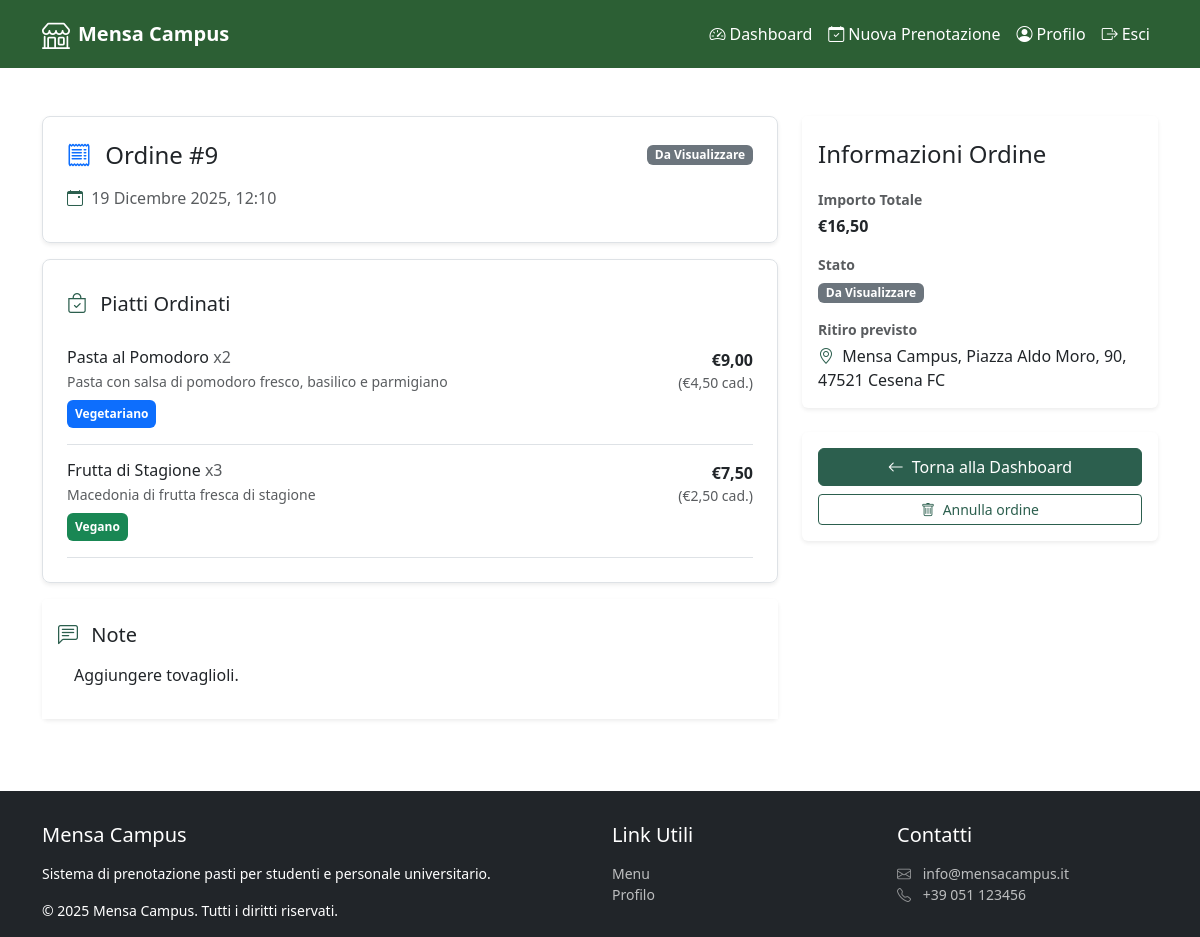
The page /single-order.php?reservation_id=9 (signed in) on the database its author committed.
### tables this page shows
CREATE TABLE reservations (
    reservation_id INT NOT NULL AUTO_INCREMENT,
    total_amount DECIMAL(8,2) NOT NULL,
    date_time DATETIME NOT NULL,
    notes TEXT COMMENT 'Note aggiuntive inserite dall’utente',
    status ENUM(
        'Da Visualizzare',
        'In Preparazione',
        'Pronto al ritiro',
        'Completato',
        'Annullato'
    ) NOT NULL DEFAULT 'Da Visualizzare',
    user_id INT NOT NULL,
    PRIMARY KEY (reservation_id),
    CONSTRAINT fk_reservations_user
        FOREIGN KEY (user_id)
        REFERENCES users(user_id)
);

CREATE TABLE reservation_dishes (
    reservation_id INT NOT NULL,
    dish_id INT NOT NULL,
    quantity INT NOT NULL,
    PRIMARY KEY (reservation_id, dish_id),
    CONSTRAINT fk_reservation_dishes_reservation
        FOREIGN KEY (reservation_id)
        REFERENCES reservations(reservation_id),
    CONSTRAINT fk_reservation_dishes_dish
        FOREIGN KEY (dish_id)
        REFERENCES dishes(dish_id)
);

CREATE TABLE dishes (
    dish_id INT NOT NULL AUTO_INCREMENT,
    name VARCHAR(50) NOT NULL,
    description VARCHAR(255) NOT NULL,
    price DECIMAL(6,2) NOT NULL,
    stock INT NOT NULL,
    image VARCHAR(255) NOT NULL,
    calories INT NOT NULL,
    category_id INT NOT NULL,
    PRIMARY KEY (dish_id),
    CONSTRAINT fk_dishes_category
        FOREIGN KEY (category_id)
        REFERENCES categories(category_id)
);

### single-order.php (called while the page is built, shortened)
<?php
require_once 'bootstrap.php';
$templateParams["titolo"] = "Mensa Campus - Singolo Ordine";
$templateParams["nav_items"] = array(
    getNewNavItem("Dashboard", "user-dashboard.php", "bi bi-speedometer2"),
    getNewNavItem("Nuova Prenotazione", "user-bookings.php", "bi bi-calendar-check"),
    getNewNavItem("Profilo", "user-profile.php", "bi bi-person-circle"),
    getNewNavItem("Esci", "logout.php", "bi bi-box-arrow-right")
);
$templateParams["link_utili"][] = array(
    "name" => "Menu",
    "link" => "menu.php",
);
$templateParams["link_utili"][] = array(
    "name" => "Profilo",
    "link" => "user-profile.php",
);
$reservationId = isset($_GET["reservation_id"]) ? (int)$_GET["reservation_id"] : 0;
$userId = (int)$_SESSION["user_id"];
$reservation = $dbh->getReservationById($reservationId, $userId);
$items = $dbh->getReservationItemsDetailed($reservationId);
$tagsMap = $dbh->getDietaryTagsForReservation($reservationId);
$templateParams["reservation"] = $reservation;
$templateParams["items"] = $items;
$templateParams["tagsMap"] = $tagsMap;
$templateParams["content"] = "template/single-order-content.php";
require 'template/base-user.php';
?>

### db/database.php (called while the page is built, shortened)
<?php
class DatabaseHelper {
    private $db;
    public function __construct($servername, $username, $password, $dbname, $port) {
        $this->db = new mysqli($servername, $username, $password, $dbname, $port);
        $this->db->set_charset('utf8mb4');
    }
    public function getReservationById($reservationId, $userId) {
        $sql = "SELECT reservation_id, total_amount, date_time, notes, status
                FROM reservations
                WHERE reservation_id = ? AND user_id = ?
                LIMIT 1";
        $stmt = $this->db->prepare($sql);
        $stmt->bind_param("ii", $reservationId, $userId);
        $stmt->execute();
        $res = $stmt->get_result();
        $row = $res->fetch_assoc();
        return $row ?: null;
    }
    public function getReservationItemsDetailed($reservationId) {
        $sql = "SELECT d.dish_id, d.name, d.description, d.price, rd.quantity
                FROM reservation_dishes rd
                JOIN dishes d ON d.dish_id = rd.dish_id
                WHERE rd.reservation_id = ?";
        $stmt = $this->db->prepare($sql);
        $stmt->bind_param("i", $reservationId);
        $stmt->execute();
        $res = $stmt->get_result();
        $rows = $res->fetch_all(MYSQLI_ASSOC);
        return $rows;
    }
    public function getDietaryTagsForReservation($reservationId) {
        $sql = "SELECT rd.dish_id, ds.dietary_spec_name
                FROM reservation_dishes rd
                JOIN dish_specifications dsp ON dsp.dish_id = rd.dish_id
                JOIN dietary_specifications ds ON ds.dietary_spec_id = dsp.dietary_spec_id
                WHERE rd.reservation_id = ?";
        $stmt = $this->db->prepare($sql);
        $stmt->bind_param("i", $reservationId);
        $stmt->execute();
        $res = $stmt->get_result();
        $rows = $res->fetch_all(MYSQLI_ASSOC);
        $map = [];
        foreach ($rows as $r) {
            $dishId = (int)$r["dish_id"];
            $map[$dishId][] = ["dietary_spec_name" => $r["dietary_spec_name"]];
        }
        return $map;
    }
}
?>

### bootstrap.php (called while the page is built, shortened)
<?php
require_once("db/database.php");
require_once("utils/functions.php");
$dbh = new DatabaseHelper("localhost", "root", "", "cafeteria", 3306);
?>

### template/single-order-content.php (the view, shortened to what this page needs)
<?php
$r = $templateParams["reservation"];
$items = $templateParams["items"];
$status = $r["status"];
?>
<main class="container my-5">
    <div class="row">
    <div class="col-md-8">
        <header class="border rounded-3 p-4 mb-3 shadow-sm">
        <div class="d-flex justify-content-between align-items-start mb-2">
            <div>
            <h1 class="h4 mb-2">
                <i class="bi bi-receipt text-primary me-2" aria-hidden="true"></i>
                Ordine #<span><?php echo (int)$r["reservation_id"] ?></span>
            </h1>
            <p class="text-muted mb-0 pt-2">
                <i class="bi bi-calendar-event me-1" aria-hidden="true"></i>
                <span><?php echo formatWhen($r["date_time"]); ?></span>
            </p>
            </div>
            <div>
                <span class="badge <?php echo reservationBadgeClass($status); ?>">
                    <?php echo $status; ?>
                </span>
            </div>
        </div>
        </header>
        <section class="border rounded-3 p-4 mb-3 shadow-sm">
            <div class="bg-white border-0 pt-2 pb-3">
                <h2 class="h5 mb-0">
                    <i class="bi bi-bag-check me-2" aria-hidden="true"></i>
                    Piatti Ordinati
                </h2>
            </div>
            <ul class="list-unstyled mb-0">
                <?php if (count($items) === 0): ?>
                    <li class="py-3 text-muted">Nessun piatto associato a questo ordine.</li>
                <?php else: ?>
                    <?php foreach ($items as $item):
                        $qty = (int)$item["quantity"];
                        $price = (float)$item["price"];
                        $lineTotal = $price * $qty;
                    ?>
                    <li class="d-flex justify-content-between align-items-start py-3 border-bottom">
                        <div class="flex-grow-1">
                            <h3 class="h6 mb-1">
                                <?php echo $item["name"] ?>
                                <span class="text-muted">x<?php echo $qty; ?></span>
                            </h3>
                            <p class="small text-muted mb-0"><?php echo $item["description"]; ?></p>
                            <div class="mt-2">
                            </div>
                        </div>
                        <div class="text-end">
                            <strong>
                                €<?php echo formatEuro($lineTotal); ?>
                            </strong>
                            <div class="small text-muted">
                                (€<?php echo formatEuro($price); ?> cad.)
                            </div>
                        </div>
                    </li>
                    <?php endforeach; ?>
                <?php endif; ?>
            </ul>
        </section>
        <section class="card border-0 shadow-sm mb-4">
        <div class="card-header bg-white border-0 pt-4 pb-3">
            <h2 class="h5 mb-0">
                <i class="bi bi-chat-left-text me-2" aria-hidden="true"></i>
                Note
            </h2>
            <div class="card-body">
                <p class="mb-0">
                    <?php if(!empty($r["notes"])) {
                        echo $r["notes"];
                    } else {
                        echo '<span class="text-muted">Nessuna nota aggiunta.</span>';
                    }?>
                </p>
            </div>
        </div>
        </section>
    </div>
    <div class="col-md-4">
        <aside aria-label="Pannello azioni rapide">
        <section class="card border-0 shadow-sm mb-4">
            <div class="card-header bg-white border-0 pt-4 pb-1">
                <h2 class="h4 mb-0">Informazioni Ordine</h2>
            </div>
            <div class="card-body">
            <div class="mb-3">
                <strong class="d-block text-muted small mb-1">Importo Totale</strong>
                <strong>€<?php echo formatEuro($r["total_amount"]) ?></strong>
            </div>
            <div class="mb-3">
                <strong class="d-block text-muted small mb-1">Stato</strong>
                <span class="badge <?php echo reservationBadgeClass($status); ?>">
                    <?php echo $status; ?>
                </span>
            </div>
            <div>
                <strong class="d-block text-muted small mb-1">Ritiro previsto</strong>
                <p class="mb-0">
                <i class="bi bi-geo-alt me-1" aria-hidden="true"></i>
                Mensa Campus, Piazza Aldo Moro, 90, 47521 Cesena FC
                </p>
            </div>
            </div>
        </section>
        <section class="card border-0 shadow-sm">
            <div class="card-body">
            <div class="d-grid gap-2">
                <a href="user-dashboard.php" class="btn btn-outline-secondary text-white">
                    <i class="bi bi-arrow-left me-2" aria-hidden="true"></i>Torna alla Dashboard
                </a>
                <?php if (canCancelReservation($reservation['status'])) { ?>
                    <a class="btn btn-sm btn-outline-danger" type="button"
                    href="user-dashboard.php?cancel_id=<?php echo (int)$reservation['reservation_id']; ?>">
                        <i class="bi bi-trash me-1" aria-hidden="true"></i>
                        <span>Annulla ordine</span>
                    </a>
                <?php } ?>
            </div>
            </div>
        </section>
        </aside>
    </div>
    </div>
</main>

### utils/functions.php (shortened to what this page needs)
<?php
    function getNewNavItem($name, $link, $iconClass) {
        return array(
            "name" => $name,
            "link" => $link,
            "iconClass" => $iconClass
        );
    }
    function getTags($tags) {
        foreach($tags as $tag) {
            echo match ($tag["dietary_spec_name"]) {
                "Vegano" =>
                    '<span class="badge bg-success text-white p-2">Vegano</span>',
                "Vegetariano" =>
                    '<span class="badge bg-primary text-white p-2">Vegetariano</span>',
                "Senza glutine" =>
                    '<span class="badge bg-warning text-dark p-2">Senza glutine</span>',
                "Senza lattosio" =>
                    '<span class="badge bg-dark text-white p-2">Senza lattosio</span>',
                default => ""
            };
        }
    }
    function reservationBadgeClass(string $status): string {
        return match ($status) {
            'Completato'        => 'text-bg-success',
            'Annullato'         => 'text-bg-danger',
            'Pronto al ritiro'  => 'text-bg-info',
            'In Preparazione'   => 'text-bg-warning',
            'Da Visualizzare'   => 'text-bg-secondary',
            default             => 'text-bg-dark',
        };
    }
    function canCancelReservation(string $status): bool {
        return in_array($status, ['Da Visualizzare', 'In Preparazione'], true);
    }
    function formatEuro($amount): string {
        return number_format((float)$amount, 2, ',', '.');
    }
    function formatWhen($dt) {
        $ts = strtotime($dt);
        $today = date('Y-m-d');
        $yesterday = date('Y-m-d', strtotime('-1 day'));
        $tomorrow = date('Y-m-d', strtotime('+1 day'));
        $d = date('Y-m-d', $ts);
        $time = date('H:i', $ts);
        $months = [
            1 => 'Gennaio', 2 => 'Febbraio', 3 => 'Marzo', 4 => 'Aprile',
            5 => 'Maggio', 6 => 'Giugno', 7 => 'Luglio', 8 => 'Agosto',
            9 => 'Settembre', 10 => 'Ottobre', 11 => 'Novembre', 12 => 'Dicembre'
        ];
        $day = (int)date('j', $ts);
        $monthNum = (int)date('n', $ts);
        $year = (int)date('Y', $ts);
        $monthName = $months[$monthNum] ?? date('F', $ts);
        return $day . ' ' . $monthName . ' ' . $year . ', ' . $time;
    }
?>

### css/style.css (style rules this page uses)
main a { color: #2C5F34; }
form button[type="submit"], a.btn:first-child, aside a.btn:first-child, aside section a.btn:first-of-type, main .col-md-8 ul li .d-flex a.btn-outline-primary { background-color: #2C5F4E; border-color: #2C5F4E; }
form button[type="submit"] i, a.btn:first-child i, aside section a.btn:first-of-type i { color: white; }
a.btn { color: #2C5F4E; border-color: #2C5F4E; }
main i.bi { color: #2C5F4E; }

### rows shown on the page
reservations: reservation_id "9", date_time "19 Dicembre 2025, 12:10", status "Da Visualizzare", notes "Aggiungere tovaglioli.", total_amount "16,50"
reservation_dishes: dish.name "Pasta al Pomodoro", quantity "2", dish.description "Pasta con salsa di pomodoro fresco, basilico e parmigiano", dietary_spec_name "Vegetariano", formatEuro($lineTotal) "9,00", dish.price "4,50"
reservation_dishes: dish.name "Frutta di Stagione", quantity "3", dish.description "Macedonia di frutta fresca di stagione", dietary_spec_name "Vegano", formatEuro($lineTotal) "7,50", dish.price "2,50"

### other values the page prints
$nav_item["name"] "Dashboard"
$nav_item["name"] "Nuova Prenotazione"
$nav_item["name"] "Profilo"
$nav_item["name"] "Esci"
$link["name"] "Menu"
$link["name"] "Profilo"
